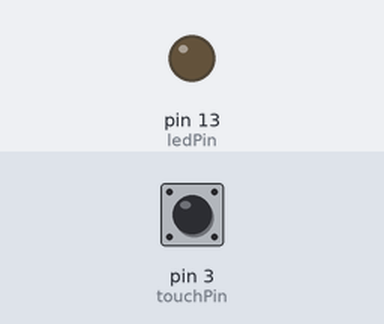
This sketch was run on a simulated Arduino Uno, built with avr-gcc and run on an emulated ATmega328P. On the bench: output pins drawn as LEDs (lit = HIGH). Inputs (shaded band) come from the test bench; at power-on: pin 3 (touchPin) LOW.

Above: at 1.2 s.
1.3 s: pin 3 (touchPin) pulled HIGH for 0.15 s
At 2.0 s:
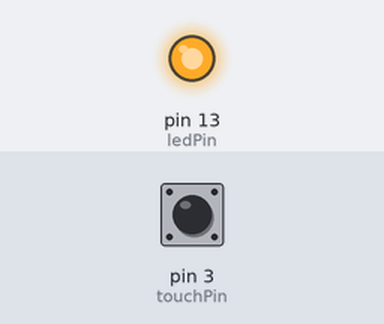
2.9 s: pin 3 (touchPin) pulled HIGH for 1 s
At 3.3 s:
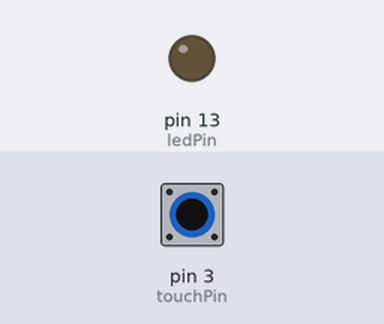
5.4 s: pin 3 (touchPin) pulled HIGH for 3.2 s
At 6.4 s:
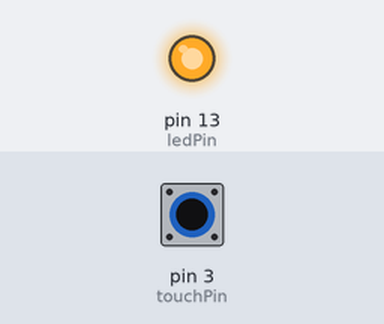
Timing chart, 0 to 8.4 s (numbered marks = the images above; inputs shaded):
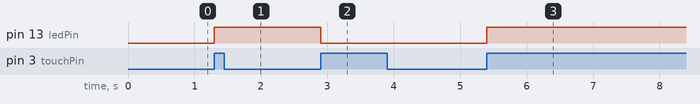

Measured:
- after the input at 1.3 s, pin 13 (ledPin): LOW → HIGH at once
- after the input at 2.9 s, pin 13 (ledPin): HIGH → LOW at once
- after the input at 5.4 s, pin 13 (ledPin): LOW → HIGH at once

The sketch:

Metal_touch_sensor_code.ino
```cpp
//setup default LED on pin 13
const int ledPin =  13;
//setup touch sensor on pin 3
const int touchPin = 3;

//store the time when last event happened
unsigned long lastEvent = 0;
//store the state of LED
boolean ledOn = false;

//setup pins
void setup() {
  pinMode(ledPin, OUTPUT);
  pinMode(touchPin, INPUT);
}

void loop(){
  //read touch sensor state
  int touchState = digitalRead(touchPin);

  //only interested in the HIGH signal
  if (touchState == HIGH) {
    //if 50ms have passed since last HIGH pulse, it means that the
    //touch sensor has been touched, released and touched again
    if (millis() - lastEvent > 50) {
      //toggle LED and set the output
      ledOn = !ledOn;
      digitalWrite(ledPin, ledOn ? HIGH : LOW);
    }

    //remember when last event happened
    lastEvent = millis();
  }
}
```
